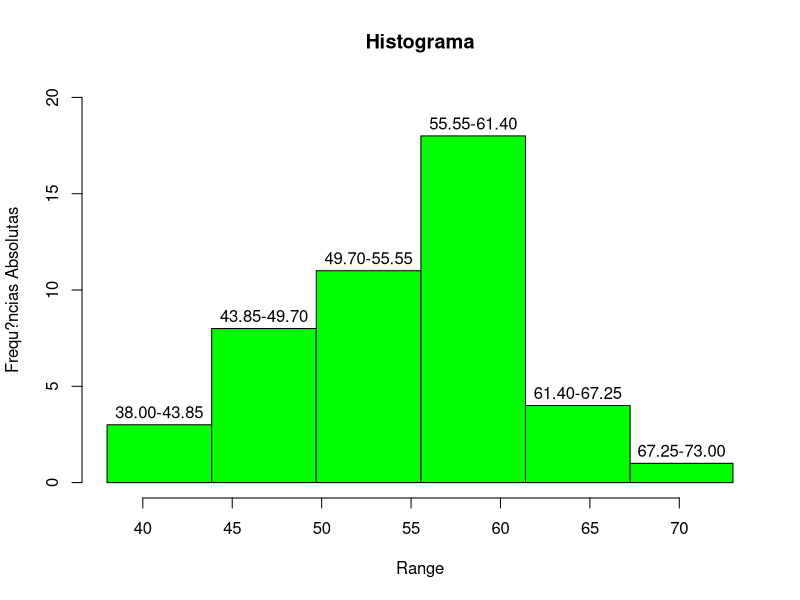
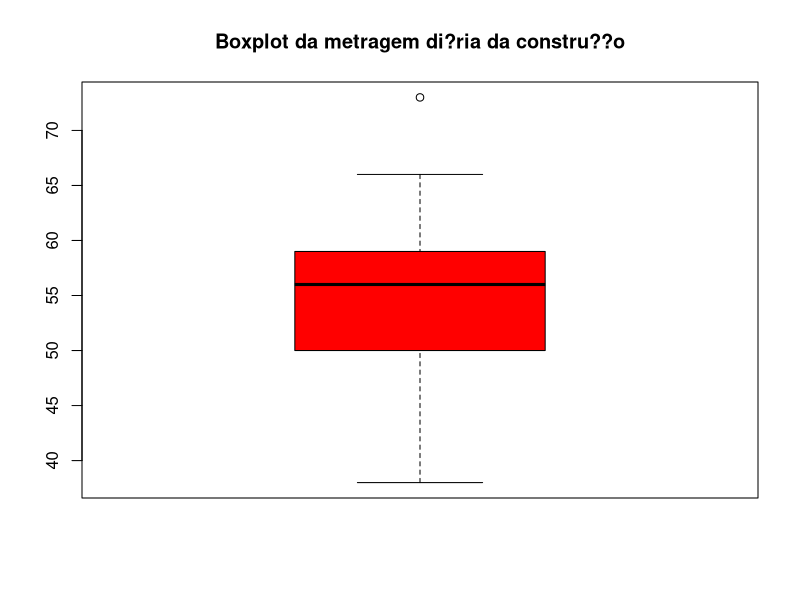

R code for these plots, in order:
dados <- c(48, 58, 56, 63, 52, 50, 59, 51, 59, 38, 57, 56, 73, 61, 41,
             55, 49, 61, 49, 49, 52, 55, 60, 52, 54, 57, 47, 66, 60, 53,
             59, 50, 45, 57, 64, 56, 57, 60, 47, 58, 53, 58, 66, 47, 40);
dados = sort(dados);

#Letra A

Amplitude <- max (dados) - min(dados); Amplitude
NK <-  round( 1 + 3.222 * log10(length(dados))) ; NK #Numero de classes
AmpClasse <- Amplitude / NK ; AmpClasse <- 5.85; AmpClasse
limiteClass <- c(38.00, 43.85, 49.70, 55.55, 61.40, 67.25, 73.00)
classes<-c("38.00-43.85","43.85-49.70","49.70-55.55",
           "55.55-61.40","61.40-67.25", "67.25-73.00");

Freq = table(cut(dados, breaks = limiteClass, right=FALSE, labels=classes));
FreqAc <- cumsum(Freq); FreqRel <- prop.table(Freq); FreqRelAc <- cumsum(FreqRel);
TabResul = cbind(Freq,FreqAc, FreqRel = round(FreqRel*100,digits = 2),
                 FreqRelAc= round(FreqRelAc*100,digits = 2));
TabResul;

h = hist(dados, breaks = limiteClass, ylab = "Frequ?ncias Absolutas",
         xlab = "Range",
         freq = TRUE,
         labels = classes, main = "Histograma",
         xlim = c(38,73),
         ylim = c(0, 20),
         col="green")

#Letra B

#Media
Media = mean(dados); Media;

#Desvio Padr?o
sd(dados); dados;

#Moda de Czuber

TabResul;
limiteClassModa = 55.55; freqModa = 18; freqAnt = 11; freqPost = 4;
numerador = freqModa - freqAnt; numerador;
denominador = (2 * freqModa - (freqAnt + freqPost)); denominador
fracao = numerador/denominador; fracao
Mo = limiteClassModa + fracao * AmpClasse; Mo
  

#Mediana
Mediana = median(dados); Mediana;

#Terceiro quartil
Q3 = quantile(dados, 0.75); Q3;

#P8, P50 e P80
Percentis = quantile(dados, c(.08, .50, .80)); Percentis

#AP2 - Coeficiente de assimetria de Pearson

mean(dados);
median(dados);
sd(dados);

AP2 = (mean(dados) - median(dados))/sd(dados); AP2

#K - Coeficiente para o grau de curtose
numerador = (quantile(dados, 0.75) - quantile(dados, 0.25));
denominador = 2 * (quantile(dados, 0.90) - quantile(dados, 0.10));

K = numerador/denominador; K;


#Letra C

boxplot(dados, col = c("red", "yellow", "orange"),
        main = "Boxplot da metragem di?ria da constru??o")

#Comentar o boxplot

